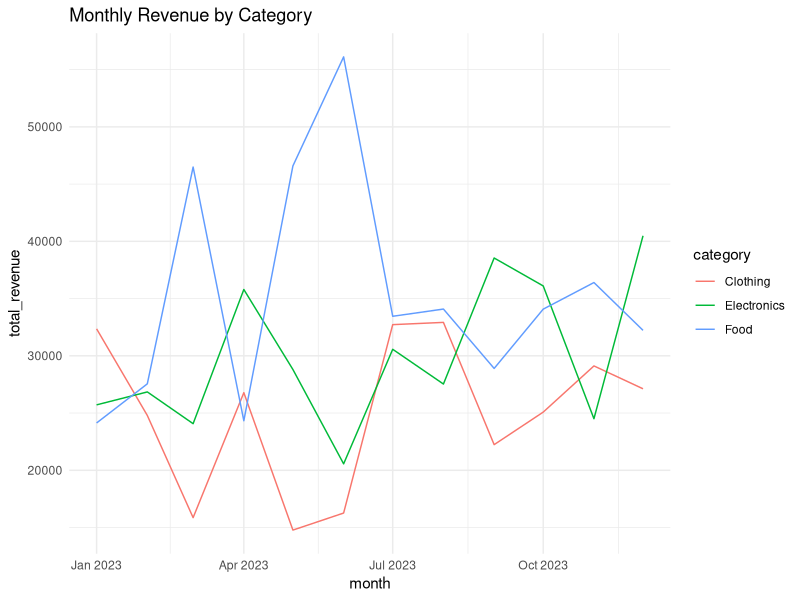

The R script that drew this image:
## ---- chunk 1
# Header 1
## Header 2
### Header 3

# Bold: **bold text** or __bold text__
# Italic: *italic text* or _italic text_
## ---- chunk 2
mixed <- c(1, "hello", TRUE)  # becomes: "1" "hello" "TRUE"

print(mixed)
## ---- chunk 3
library(dplyr)
library(ggplot2)
library(tidyr)
library(lubridate)
## ---- chunk 4
sales_data <- data.frame(
  date = seq(as.Date("2023-01-01"), as.Date("2023-12-31"), by = "day"),
  revenue = runif(365, 1000, 5000),  # Random revenues between 1000 and 5000
  category = sample(c("Electronics", "Clothing", "Food"), 365, replace = TRUE)
)
## ---- chunk 5
monthly_summary <- sales_data %>%
  mutate(month = floor_date(date, "month")) %>%  # Convert dates to monthly buckets
  group_by(month, category) %>%
  summarise(
    total_revenue = sum(revenue),
    avg_daily_revenue = mean(revenue),
    n_days = n()
  )
## ---- chunk 6
custom_function <- function(x, power = 2) {
  result <- x^power
  return(result)
}
## ---- chunk 7
vector_practice <- c(1:100)  # numeric vector
matrix_practice <- matrix(1:25, nrow = 5)  # x5 matrix
list_practice <- list(
  numbers = 1:5,
  text = c("a", "b", "c"),
  mixed = list(1, "x", TRUE)  # Nested list with different data types
)
## ---- chunk 8
basic_plot <- ggplot(monthly_summary, aes(x = month, y = total_revenue, color = category)) +
  geom_line() +
  theme_minimal() +
  labs(title = "Monthly Revenue by Category")

print(basic_plot)
## ---- chunk 9
correlation_matrix <- cor(matrix(rnorm(100), ncol = 4))  # Create correlation matrix
eigenvalues <- eigen(correlation_matrix)$values  # Calculate eigenvalues

print(correlation_matrix)
print(eigenvalues)
## ---- chunk 10
simulated_data <- data.frame(
  x = rnorm(1000),  # Generate random x values
  y = rnorm(1000)   # Generate random y values
)

print(simulated_data)
